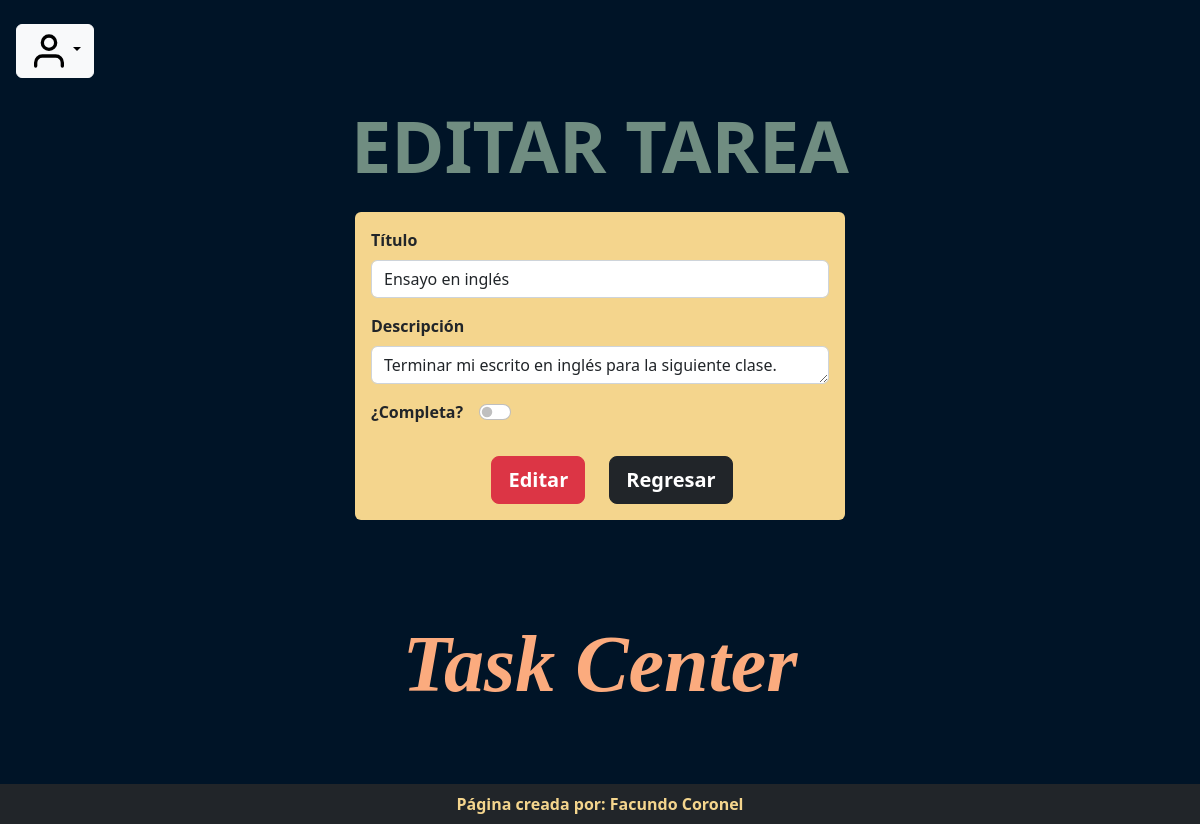
The page /editar-tarea/14/ (signed in) on the database its author committed.
### base/models.py (models this page shows, shortened)
class Task(models.Model):
    user = models.ForeignKey(User, on_delete=models.CASCADE, null=True, blank=True)
    title = models.CharField(max_length=200)
    description = models.TextField(null=True, blank=True)
    complete = models.BooleanField(default=False)
    created = models.DateTimeField(auto_now_add=True)
    class Meta:
        ordering = ['created','complete']

### base/views.py (the view)
# urls.py: path('editar-tarea/<int:pk>/', login_required(TaskUpdate.as_view()), name="update"),
class TaskUpdate (UpdateView):
    model = Task
    form_class = TaskForm
    template_name = 'base/actualizarTarea.html'
    success_url = reverse_lazy('index')

### base/forms.py
class TaskForm(forms.ModelForm):
    class Meta:
        model = Task
        fields = ["title","description","complete"]
        widgets = {
            "title": forms.TextInput(attrs={'class':'form-control', 'placeholder':'Titulo'}),
            "description": forms.Textarea(attrs={'class':'form-control', 'placeholder':'Descripción', 'id':'txt','onkeyup':'textAreaAdjust(this)'}),
            'complete': forms.CheckboxInput(attrs={'class':'form-check-input','type':'checkbox','role':'switch'})
        }

### base/templates/base/actualizarTarea.html (shortened to what this page needs)
{% extends 'base/main.html' %}
{% load static %}
{% block content %}
<body style="background-color: #001427;">
    <h1 class="display-2 fw-bold text-center mt-4" style="color: #708D81;">EDITAR TAREA</h1>
<div class="container-fluid d-flex justify-content-center mt-4">
    <div class="col-md-5">
        <form class="fondo2 p-3 rounded" method='POST' action="" style="background-color: #F4D58D;">
             <div class="form-group">
                <label for="exampleFormControlInput1" class="form-label fw-bold">Título</label>
                {{form.title}}
             </div>
             <div class="form-group">
                <label for="exampleFormControlInput1" class="form-label mt-3 fw-bold">Descripción</label>
                {{form.description}}
             </div>
             <div class="d-flex">
                <label for="exampleFormControlInput1" class="form-label mt-3 fw-bold">¿Completa?</label>
                <div class="form-check form-switch mt-3 mx-3">
                    {{form.complete}}
                 </div>
             </div>
             <span class="d-flex justify-content-center mt-4">
                <input class="btn btn-danger btn-lg fw-bold mx-4" type="submit" value="Editar"/>
                <button type ="button" class="btn btn-dark btn-lg fw-bold" onclick="window.history.go(-1);" >Regresar</button>
            </span>
        </form>
    </div>
</div>
<div class="container-fluid text-center my-5 pt-5">
    <a href="{% url 'index' %}" style="color: #FBAB7E; text-decoration: none; color: linear-gradient(62deg, #FBAB7E 0%, #F7CE68 100%)"><h2 class="display-1 fw-bold texto" style="font-family: 'Pacifico', cursive;"><em>Task Center</em></h2></a>
</div>
</body>
{% endblock %}

### base/static/base/css/style.css (style rules this page uses)
body { background-color: #001427; position: relative; padding-bottom: 4em; min-height: 100vh; }
h1 { color: #708D81; }
.texto { color: #FBAB7E; color: linear-gradient(62deg, #FBAB7E 0%, #F7CE68 100%); font-family: 'Pacifico', cursive; }
.fondo2 { background-color: #F4D58D; }
#txt { display: block; height: 2vh; width: 100%; overflow: hidden; }

### rows shown on the page
Task: title "Ensayo en inglés", description "Terminar mi escrito en inglés para la siguiente clase."
